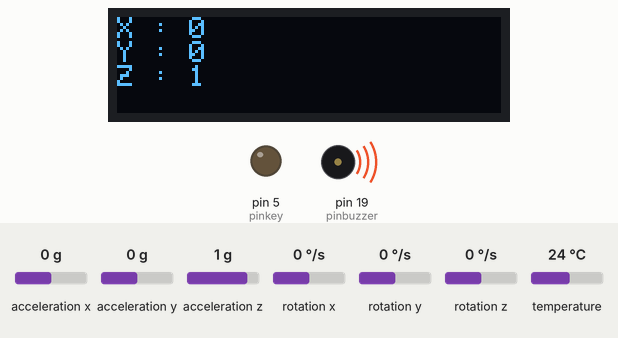
The sketch below on a simulated Arduino Uno, built with avr-gcc and run on an emulated ATmega328P. Parts: 128×32 one-colour display, output pins drawn as LEDs (lit = HIGH), buzzer (waves = sounding, pin HIGH). The inputs (shaded band) are chosen by the test bench; at power-on: acceleration x 0 g, acceleration y 0 g, acceleration z 1 g, rotation x 0 °/s, rotation y 0 °/s, rotation z 0 °/s, temperature 24 °C. The display library's start-up logo is not drawn; what the sketch prints to the serial monitor is not drawn.

Above: at 2.2 s.
2.3 s: acceleration x set to -1.1 g
At 3.1 s:
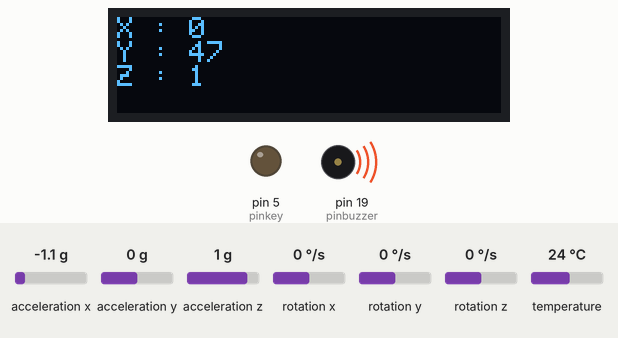
3.9 s: acceleration x set to -1.4 g
At 4.3 s:
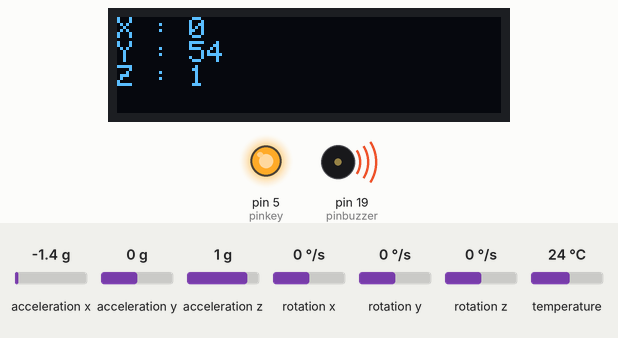
5.4 s: acceleration y set to -0.4 g
At 6.0 s:
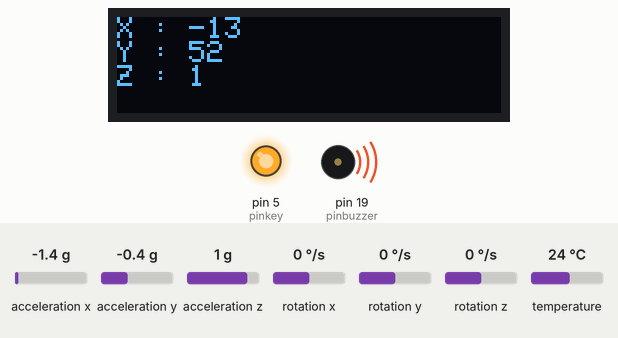
6.9 s: acceleration y set to -0.7 g
At 8.2 s:
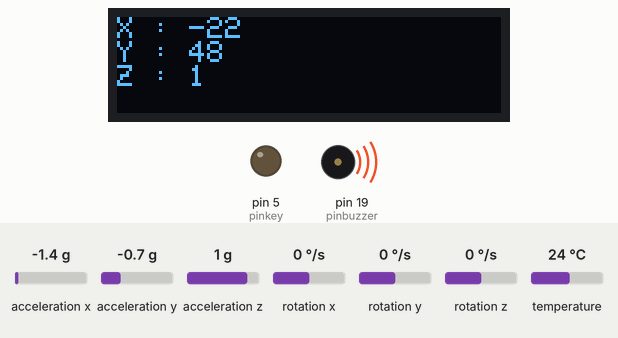
8.5 s: acceleration z set to -1.4 g
At 9.6 s:
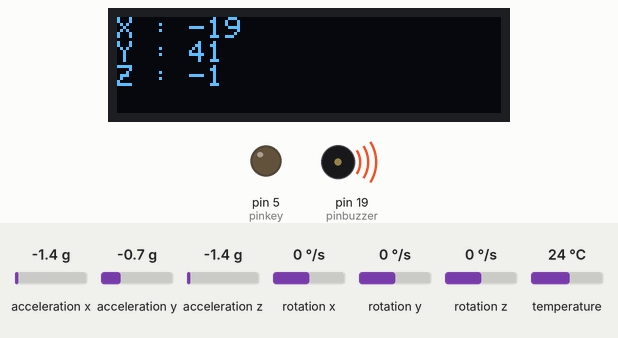
Timing chart, 0 to 11.0 s (numbered marks = the images above; inputs shaded):
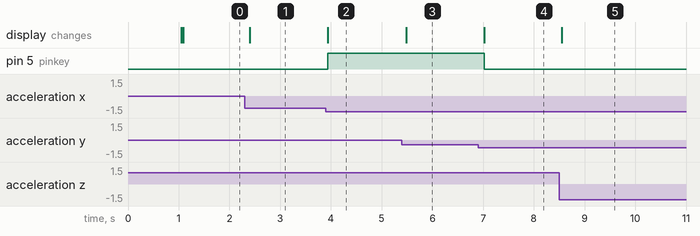

The sketch:

test_oled_dab_gyro_dan_relay.ino
```cpp
#include <SPI.h>
#include <Wire.h>
#include <Adafruit_GFX.h>
#include <Adafruit_SSD1306.h>

#include "Wire.h"
#include <MPU6050_light.h>

MPU6050 mpu(Wire);

int gyrox,gyroy,gyroz;
unsigned long timer = 0;
int pinkey= 5;
int pinbuzzer = 19;

#define SCREEN_WIDTH 128 // OLED display width, in pixels
#define SCREEN_HEIGHT 32 // OLED display height, in pixels
#define OLED_RESET     -1 // Reset pin # (or -1 if sharing Arduino reset pin)
#define SCREEN_ADDRESS 0x3C ///< See datasheet for Address; 0x3D for 128x64, 0x3C for 128x32
Adafruit_SSD1306 display(SCREEN_WIDTH, SCREEN_HEIGHT, &Wire, OLED_RESET);


void setup() {
  // put your setup code here, to run once:

  Serial.begin(115200);
 Wire.begin();
 pinMode(pinkey, OUTPUT);
 pinMode(pinbuzzer, OUTPUT);


  byte status = mpu.begin();
  Serial.print(F("MPU6050 status: "));
  Serial.println(status);
  while(status!=0){ } // stop everything if could not connect to MPU6050

  Serial.println(F("Calculating offsets, do not move MPU6050"));
  delay(1000);
//  mpu.calcOffsets(true,true); // HANYA DIGUNAKAN SAAT KALIBRASI AJA GUYS!!
  Serial.println("Done!\n");

    if(!display.begin(SSD1306_SWITCHCAPVCC, 0x3C)) {
    Serial.println(F("SSD1306 allocation failed"));
    for(;;); // Don't proceed, loop forever
  }
  Serial.println("1");

  // Show initial display buffer contents on the screen --
  // the library initializes this with an Adafruit splash screen.
  display.display();


  display.clearDisplay();

  display.setTextSize(2);             // Normal 1:1 pixel scale
  display.setTextColor(SSD1306_WHITE);        // Draw white text
  display.setCursor(5,5);             // Start at top-left corner
  display.println(F("Ready"));
  display.display();
  Serial.println("");

 }

void loop() {
readsensor();
tampilan();
kontrol();
 delay(200);
}

void readsensor(){
 mpu.update();
  if(millis() - timer > 1000){ // print data every second
    Serial.print(F("TEMPERATURE: "));Serial.println(mpu.getTemp());
    Serial.print(F("ACCELERO  X: "));Serial.print(mpu.getAccX());
    Serial.print("\tY: ");Serial.print(mpu.getAccY());
    Serial.print("\tZ: ");Serial.println(mpu.getAccZ());

    Serial.print(F("GYRO      X: "));Serial.print(mpu.getGyroX());
    Serial.print("\tY: ");Serial.print(mpu.getGyroY());
    Serial.print("\tZ: ");Serial.println(mpu.getGyroZ());

    Serial.print(F("ACC ANGLE X: "));Serial.print(mpu.getAccAngleX());
    Serial.print("\tY: ");Serial.println(mpu.getAccAngleY());

    Serial.print(F("ANGLE     X: "));Serial.print(mpu.getAngleX());
    Serial.print("\tY: ");Serial.print(mpu.getAngleY());
    Serial.print("\tZ: ");Serial.println(mpu.getAngleZ());
    Serial.println(F("=====================================================\n"));
    timer = millis();
  }
gyrox = mpu.getAccAngleX();
gyroy = mpu.getAccAngleY();
gyroz = mpu.getAccZ();
}

void tampilan(){
    display.clearDisplay();

  display.setTextSize(1);             // Normal 1:1 pixel scale
  display.setTextColor(SSD1306_WHITE);        // Draw white text
  display.setCursor(0,0);             // Start at top-left corner
  display.print(F("X : "));         // Start at top-left corner
  display.print(gyrox, DEC);
  display.setCursor(0,8);             // Start at top-left corner
  display.print(F("Y : "));        // Start at top-left corner
  display.print(gyroy, DEC);
  display.setCursor(0,16);             // Start at top-left corner
  display.print(F("Z : "));        // Start at top-left corner
  display.print(gyroz, DEC);
  display.display();
  Serial.println("test oke");
}

void kontrol(){
  if(gyroy>50 or gyroy<-50){
    digitalWrite(pinkey, HIGH);
    Serial.println("terlalu miring");
  }
  else {
    digitalWrite(pinkey, LOW);
    Serial.println("sudah lurus");
  }
}
```

Measured:
- the behaviour switches between -1.2 and -1.3 g on acceleration x (found by bisection; images 1 and 2)
- the behaviour switches between -0.5 and -0.6 g on acceleration y (found by bisection; images 3 and 4)
- after the input at 2.3 s, the display: changes after 0.10 s (image 1)
- after the input at 3.9 s, pin 5 (pinkey): LOW → HIGH at once; the display: changes at once (image 2)
- after the input at 5.4 s, the display: changes after 0.08 s (image 3)
- after the input at 6.9 s, pin 5 (pinkey): HIGH → LOW after 0.12 s; the display: changes after 0.12 s (image 4)
- after the input at 8.5 s, the display: changes after 0.05 s (image 5)
